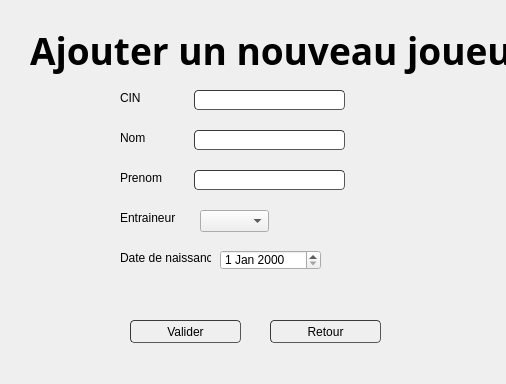
<?xml version="1.0" encoding="UTF-8"?>
<ui version="4.0">
 <class>AjouterJoueur</class>
 <widget class="QWidget" name="AjouterJoueur">
  <property name="geometry">
   <rect>
    <x>0</x>
    <y>0</y>
    <width>506</width>
    <height>384</height>
   </rect>
  </property>
  <property name="windowTitle">
   <string>Form</string>
  </property>
  <widget class="QLabel" name="label_4">
   <property name="geometry">
    <rect>
     <x>120</x>
     <y>250</y>
     <width>91</width>
     <height>16</height>
    </rect>
   </property>
   <property name="text">
    <string>Date de naissance</string>
   </property>
  </widget>
  <widget class="QDateEdit" name="date">
   <property name="geometry">
    <rect>
     <x>220</x>
     <y>250</y>
     <width>101</width>
     <height>20</height>
    </rect>
   </property>
  </widget>
  <widget class="QLabel" name="label_2">
   <property name="geometry">
    <rect>
     <x>120</x>
     <y>130</y>
     <width>51</width>
     <height>16</height>
    </rect>
   </property>
   <property name="text">
    <string>Nom</string>
   </property>
  </widget>
  <widget class="QLabel" name="text_cin">
   <property name="geometry">
    <rect>
     <x>194</x>
     <y>110</y>
     <width>211</width>
     <height>20</height>
    </rect>
   </property>
   <property name="text">
    <string/>
   </property>
  </widget>
  <widget class="QPushButton" name="Annuler">
   <property name="geometry">
    <rect>
     <x>270</x>
     <y>320</y>
     <width>111</width>
     <height>23</height>
    </rect>
   </property>
   <property name="styleSheet">
    <string notr="true">	border-width: 1px; border-radius: 4px;
	border-color: rgb(58, 58, 58);
	border-style: inset;
	padding: 0 8px;


	selection-color: rgb(60, 63, 65);</string>
   </property>
   <property name="text">
    <string>Retour</string>
   </property>
   <property name="icon">
    <iconset resource="images.qrc">
     <normaloff>:/icons/icons8_back_to_200px.png</normaloff>:/icons/icons8_back_to_200px.png</iconset>
   </property>
  </widget>
  <widget class="QLabel" name="text_prenom">
   <property name="geometry">
    <rect>
     <x>194</x>
     <y>190</y>
     <width>181</width>
     <height>20</height>
    </rect>
   </property>
   <property name="text">
    <string/>
   </property>
  </widget>
  <widget class="QLabel" name="date_text">
   <property name="geometry">
    <rect>
     <x>194</x>
     <y>270</y>
     <width>351</width>
     <height>20</height>
    </rect>
   </property>
   <property name="text">
    <string/>
   </property>
  </widget>
  <widget class="QLabel" name="text2">
   <property name="geometry">
    <rect>
     <x>193</x>
     <y>230</y>
     <width>181</width>
     <height>20</height>
    </rect>
   </property>
   <property name="text">
    <string/>
   </property>
  </widget>
  <widget class="QLabel" name="text_date">
   <property name="geometry">
    <rect>
     <x>193</x>
     <y>270</y>
     <width>351</width>
     <height>20</height>
    </rect>
   </property>
   <property name="text">
    <string/>
   </property>
  </widget>
  <widget class="QLabel" name="label_9">
   <property name="geometry">
    <rect>
     <x>120</x>
     <y>90</y>
     <width>41</width>
     <height>16</height>
    </rect>
   </property>
   <property name="text">
    <string>CIN</string>
   </property>
  </widget>
  <widget class="QLabel" name="text_nom">
   <property name="geometry">
    <rect>
     <x>194</x>
     <y>150</y>
     <width>171</width>
     <height>20</height>
    </rect>
   </property>
   <property name="text">
    <string/>
   </property>
  </widget>
  <widget class="QLineEdit" name="nom">
   <property name="geometry">
    <rect>
     <x>194</x>
     <y>130</y>
     <width>151</width>
     <height>20</height>
    </rect>
   </property>
   <property name="styleSheet">
    <string notr="true">	border-width: 1px; border-radius: 4px;
	border-color: rgb(58, 58, 58);
	border-style: inset;
	padding: 0 8px;


	selection-color: rgb(60, 63, 65);</string>
   </property>
  </widget>
  <widget class="QLineEdit" name="prenom">
   <property name="geometry">
    <rect>
     <x>194</x>
     <y>170</y>
     <width>151</width>
     <height>20</height>
    </rect>
   </property>
   <property name="styleSheet">
    <string notr="true">	border-width: 1px; border-radius: 4px;
	border-color: rgb(58, 58, 58);
	border-style: inset;
	padding: 0 8px;


	selection-color: rgb(60, 63, 65);</string>
   </property>
  </widget>
  <widget class="QPushButton" name="Valider">
   <property name="geometry">
    <rect>
     <x>130</x>
     <y>320</y>
     <width>111</width>
     <height>23</height>
    </rect>
   </property>
   <property name="styleSheet">
    <string notr="true">	border-width: 1px; border-radius: 4px;
	border-color: rgb(58, 58, 58);
	border-style: inset;
	padding: 0 8px;


	selection-color: rgb(60, 63, 65);</string>
   </property>
   <property name="text">
    <string>Valider</string>
   </property>
   <property name="icon">
    <iconset resource="images.qrc">
     <normaloff>:/icons/icons8_checkmark_96px.png</normaloff>:/icons/icons8_checkmark_96px.png</iconset>
   </property>
  </widget>
  <widget class="QLabel" name="label_7">
   <property name="geometry">
    <rect>
     <x>30</x>
     <y>20</y>
     <width>491</width>
     <height>61</height>
    </rect>
   </property>
   <property name="font">
    <font>
     <family>Nueva Std</family>
     <pointsize>28</pointsize>
     <weight>75</weight>
     <bold>true</bold>
    </font>
   </property>
   <property name="text">
    <string>Ajouter un nouveau joueur</string>
   </property>
   <property name="textFormat">
    <enum>Qt::RichText</enum>
   </property>
  </widget>
  <widget class="QLabel" name="label_11">
   <property name="geometry">
    <rect>
     <x>120</x>
     <y>210</y>
     <width>61</width>
     <height>16</height>
    </rect>
   </property>
   <property name="text">
    <string>Entraineur</string>
   </property>
  </widget>
  <widget class="QLabel" name="label_10">
   <property name="geometry">
    <rect>
     <x>120</x>
     <y>170</y>
     <width>51</width>
     <height>16</height>
    </rect>
   </property>
   <property name="text">
    <string>Prenom</string>
   </property>
  </widget>
  <widget class="QLineEdit" name="cin">
   <property name="geometry">
    <rect>
     <x>194</x>
     <y>90</y>
     <width>151</width>
     <height>20</height>
    </rect>
   </property>
   <property name="styleSheet">
    <string notr="true">	border-width: 1px; border-radius: 4px;
	border-color: rgb(58, 58, 58);
	border-style: inset;
	padding: 0 8px;


	selection-color: rgb(60, 63, 65);</string>
   </property>
  </widget>
  <widget class="QComboBox" name="entraineur">
   <property name="geometry">
    <rect>
     <x>200</x>
     <y>210</y>
     <width>69</width>
     <height>22</height>
    </rect>
   </property>
  </widget>
 </widget>
 <resources>
  <include location="images.qrc"/>
 </resources>
 <connections/>
</ui>
